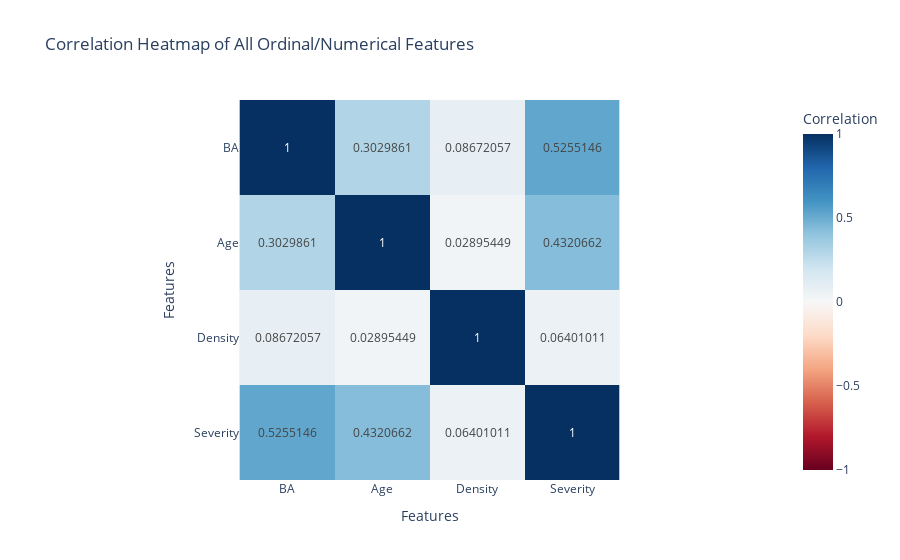
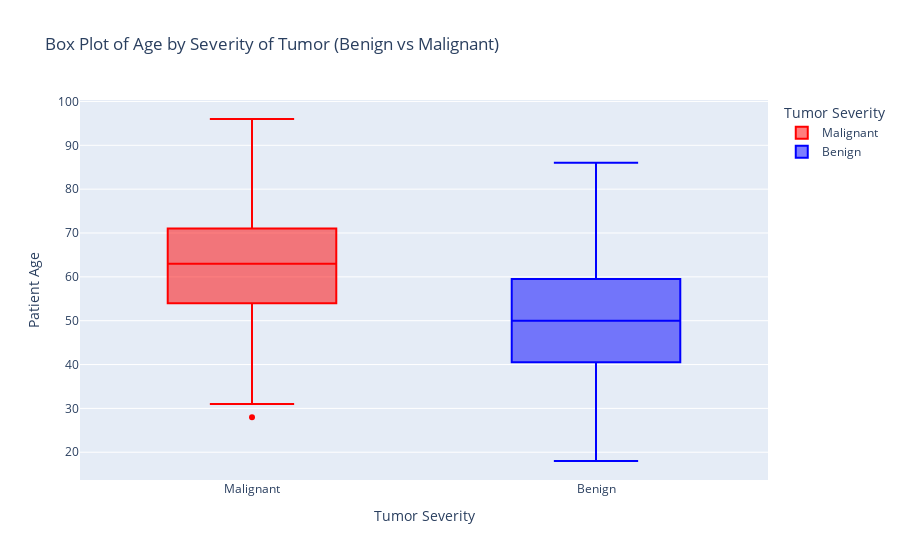

Write notebook code for charts like these, in order.
### Code cell
# TASK 2 : Plotting data


#Creating heatmap for features that aren't nominal
data_subset = DATA[["BA", "Age", "Density", "Severity"]]


corr_matrix = data_subset.corr()

fig = px.imshow(corr_matrix, 
                labels=dict(x="Features", y="Features", color="Correlation"),
                x=corr_matrix.columns,
                y=corr_matrix.columns,
                color_continuous_scale='RdBu',
                zmin=-1, zmax=1, text_auto = True,
                title = "Correlation Heatmap of All Ordinal/Numerical Features")

fig.show()

# Use the .map function to create a severity column with appropriate names, which helps to make the scatter plot more understandable
DATA['Severity_Label'] = DATA['Severity'].map({0: 'Benign', 1: 'Malignant'})
fig2 = px.box(DATA, x='Severity_Label', y='Age', color='Severity_Label',
             title="Box Plot of Age by Severity of Tumor (Benign vs Malignant)",
             labels={"Severity_Label": "Tumor Severity", "Age": "Patient Age"},
                color_discrete_map={'Benign': 'blue', 'Malignant': 'red'})
fig2.show()

### Figure 1 — Plotly figure (JSON) as saved in the notebook; plotly's stock layout.template omitted (floating-point values rounded to 4 significant figures)
{"data": [{"coloraxis": "coloraxis", "hovertemplate": "Features: %{x}<br>Features: %{y}<br>Correlation: %{z}<extra></extra>", "name": "0", "texttemplate": "%{z}", "type": "heatmap", "x": ["BA", "Age", "Density", "Severity"], "xaxis": "x", "y": ["BA", "Age", "Density", "Severity"], "yaxis": "y", "z": [[1, 0.303, 0.08672, 0.5255], [0.303, 1, 0.02895, 0.4321], [0.08672, 0.02895, 1, 0.06401], [0.5255, 0.4321, 0.06401, 1]]}], "layout": {"coloraxis": {"cmax": 1, "cmin": -1, "colorbar": {"title": {"text": "Correlation"}}, "colorscale": [[0, "rgb(103,0,31)"], [0.1, "rgb(178,24,43)"], [0.2, "rgb(214,96,77)"], [0.3, "rgb(244,165,130)"], [0.4, "rgb(253,219,199)"], [0.5, "rgb(247,247,247)"], [0.6, "rgb(209,229,240)"], [0.7, "rgb(146,197,222)"], [0.8, "rgb(67,147,195)"], [0.9, "rgb(33,102,172)"], [1, "rgb(5,48,97)"]]}, "title": {"text": "Correlation Heatmap of All Ordinal/Numerical Features"}, "xaxis": {"anchor": "y", "constrain": "domain", "domain": [0, 1], "scaleanchor": "y", "title": {"text": "Features"}}, "yaxis": {"anchor": "x", "autorange": "reversed", "constrain": "domain", "domain": [0, 1], "title": {"text": "Features"}}}}

### Figure 2 — Plotly figure (JSON) as saved in the notebook; plotly's stock layout.template omitted (floating-point values rounded to 4 significant figures; data arrays with more than 128 entries replaced by an {"elided": "..."} marker saying what was removed)
{"data": [{"alignmentgroup": "True", "hovertemplate": "Tumor Severity=%{x}<br>Patient Age=%{y}<extra></extra>", "legendgroup": "Malignant", "marker": {"color": "red"}, "name": "Malignant", "notched": false, "offsetgroup": "Malignant", "orientation": "v", "showlegend": true, "type": "box", "x": {"elided": "445 str values"}, "x0": " ", "xaxis": "x", "y": {"elided": "445 int values"}, "y0": " ", "yaxis": "y"}, {"alignmentgroup": "True", "hovertemplate": "Tumor Severity=%{x}<br>Patient Age=%{y}<extra></extra>", "legendgroup": "Benign", "marker": {"color": "blue"}, "name": "Benign", "notched": false, "offsetgroup": "Benign", "orientation": "v", "showlegend": true, "type": "box", "x": {"elided": "516 str values"}, "x0": " ", "xaxis": "x", "y": {"elided": "516 int values"}, "y0": " ", "yaxis": "y"}], "layout": {"boxmode": "overlay", "legend": {"title": {"text": "Tumor Severity"}, "tracegroupgap": 0}, "title": {"text": "Box Plot of Age by Severity of Tumor (Benign vs Malignant)"}, "xaxis": {"anchor": "y", "categoryarray": ["Malignant", "Benign"], "categoryorder": "array", "domain": [0, 1], "title": {"text": "Tumor Severity"}}, "yaxis": {"anchor": "x", "domain": [0, 1], "title": {"text": "Patient Age"}}}}
